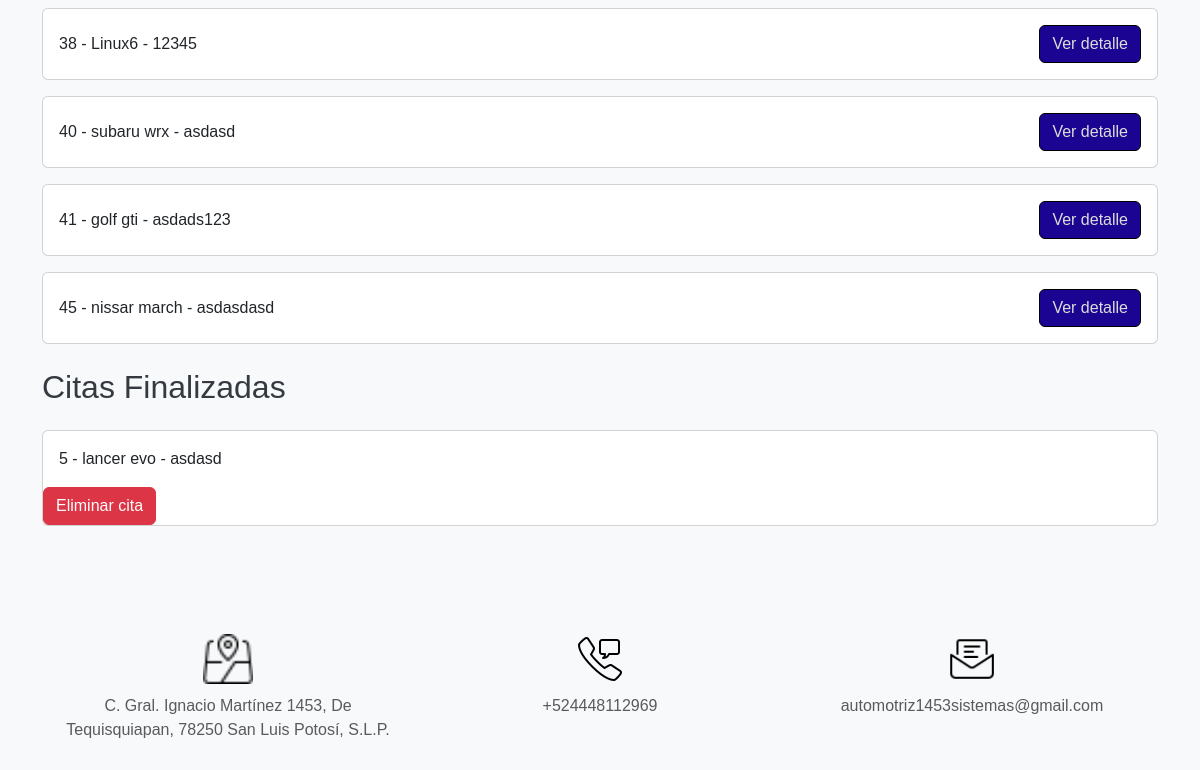
Page /panel_encargado/ (signed in, lower part) on the earlier database version.
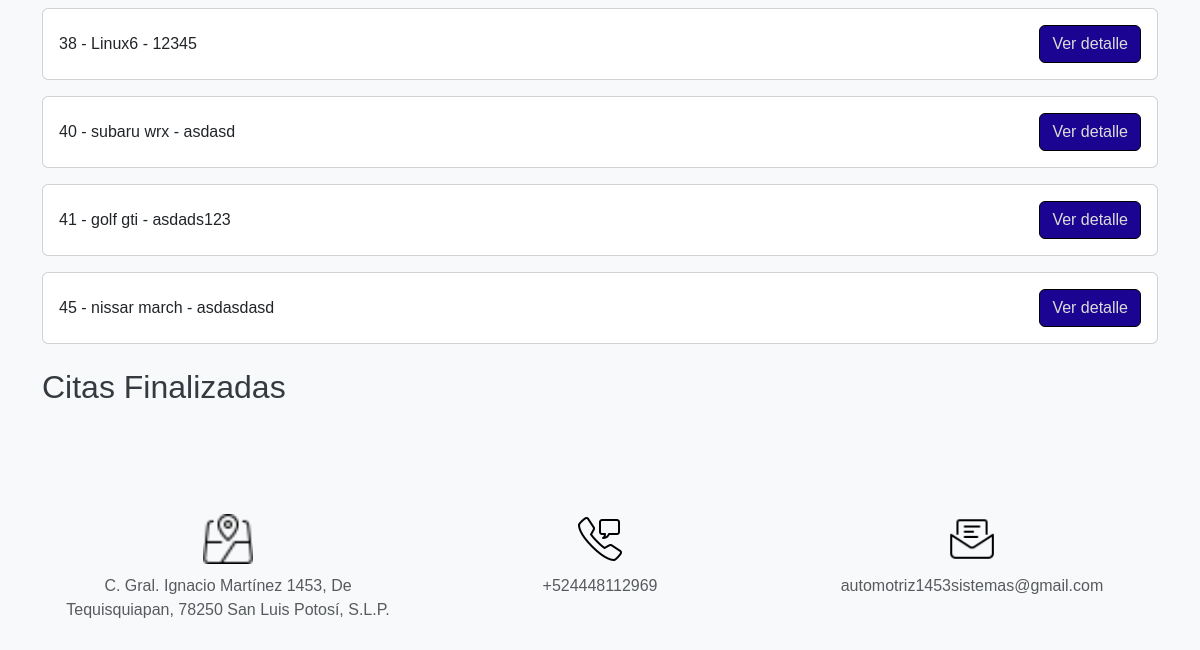
Same page on the later database version.
### autenticacion/models.py (models this page shows)
class Cita(models.Model):
    usuario = models.ForeignKey(User, on_delete=models.CASCADE)
    modelo_carro = models.CharField(max_length=100)
    color = models.CharField(max_length=100)
    placas = models.CharField(max_length=20)
    fecha = models.DateField()
    hora = models.TimeField()
    estado = models.CharField(max_length=50, default='pendiente')
    retroalimentacion = models.TextField(null=True, blank=True)
    servicios = models.ManyToManyField(Servicio, through='DetalleCita')
    def __str__(self):
        return f"Cita {self.id} - {self.modelo_carro}"

### autenticacion/views.py (the view)
# urls.py: path('panel_encargado/', v_auth.panel_encargado, name='panel_encargado'),
@login_required
def panel_encargado(request):
    citas_pendientes = Cita.objects.filter(estado='pendiente')
    citas_en_proceso = Cita.objects.filter(estado='en proceso')
    citas_finalizadas = Cita.objects.filter(estado='finalizada')
    print("Citas en espera: ",citas_pendientes.count())
    for cita1 in citas_pendientes:
        print(cita1)
    print("Citas en proceso: ", citas_en_proceso.count())
    for cita2 in citas_en_proceso:
        print(cita2)
    print("Citas finalizadas: " , citas_en_proceso.count())
    for cita3 in citas_en_proceso:
        print(cita3)
    return render(request, 'panelEncargado.html', {
        'citas_en_espera': citas_pendientes,
        'citas_en_proceso': citas_en_proceso,
        'citas_finalizadas': citas_finalizadas
    })

### main/templates/panelEncargado.html (shortened to what this page needs)
<!DOCTYPE html>
<html lang="en">
<head>
    {% extends 'layouts/base.html' %}
    {% block content %}
    <div class="container">
        <div id="en_proceso" class="tabcontent">
            {% for cita in citas_en_proceso %}
                <div class="card mb-3">
                    <div class="card-body d-flex justify-content-between align-items-center">
                        <div>
                            <p class="card-text mb-0">{{ cita.id }} - {{cita.modelo_carro}} - {{cita.placas}}</p>
                        </div>
                        <a href="{% url 'detalle_cita_en_proceso' cita.id%}" class="btn btn-warning" style="background-color: rgb(27, 4, 146); color:rgb(220, 220, 220);border-color: black;" >Ver detalle</a>
                    </div>
                </div>
            {% endfor %}
        </div>
        <div id="finalizadas" class="tabcontent">
            <h2 class="my-4">Citas Finalizadas</h2>
            {% for cita in citas_finalizadas %}
                <div class="card mb-3">
                    <div class="card-body d-flex justify-content-between align-items-center">
                        <p class="card-text">{{ cita.id }} - {{cita.modelo_carro}} - {{cita.placas}}</p>
                    </div>
                    <form action="{% url 'eliminar_cita' cita.id %}" method="post" class="d-inline">
                        <button type="submit" class="btn btn-danger" onclick="return confirm('¿Estás seguro de eliminar la cita?')">Eliminar cita</button>
                    </form>
                </div>
            {% endfor %}
        </div>
    </div>
    {% endblock %}

Differences in the rows shown:
removed Cita: id "5", modelo_carro "lancer evo", placas "asdasd", shown under "Citas Finalizadas"
